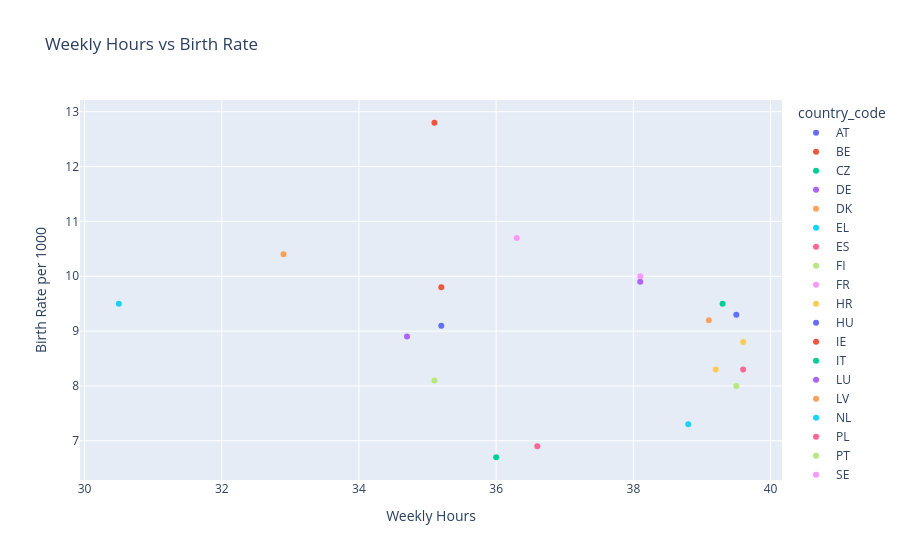
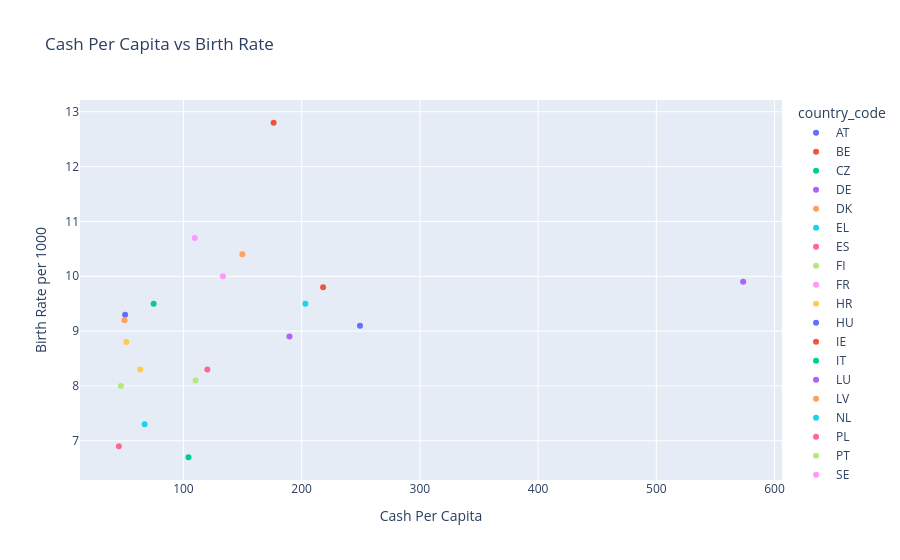
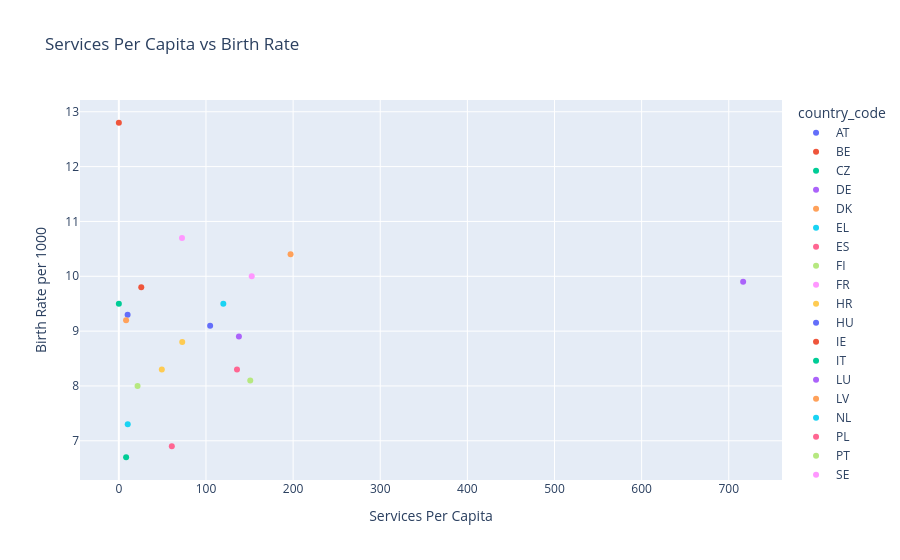

Notebook source saved alongside these figures, in order:
### Code cell
import pandas as pd
import plotly.express as px


df = pd.read_csv("final_cleaned.csv")


df = df.dropna(subset=[
    'weekly_hours', 'cash_per_capita', 'services_per_capita', 'birth_rate_per_thousand', 'year'
])

df['year'] = pd.to_numeric(df['year'], errors='coerce')

# group by country_code and year
df_grouped = df.groupby(['country_code', 'year'], as_index=False).mean(numeric_only=True)

# keep most recent year for country
df_latest = df_grouped.sort_values('year').groupby('country_code', as_index=False).last()

# Plot
features = [
    'weekly_hours', 'weekly_hours_squared', 'weekly_hours_cubed',
    'cash_per_capita', 'cash_per_capita_squared', 'cash_per_capita_cubed',
    'services_per_capita', 'services_per_capita_squared', 'services_per_capita_cubed'
]

for feature in features:
    if feature in df_latest.columns:
        fig = px.scatter(
            df_latest,
            x=feature,
            y='birth_rate_per_thousand',
            color='country_code',
            hover_name='country_code',
            trendline='ols',
            title=f"{feature.replace('_', ' ').title()} vs Birth Rate",
            labels={
                feature: feature.replace('_', ' ').title(),
                'birth_rate_per_thousand': 'Birth Rate per 1000'
            }
        )
        fig.show()

### Figure 1 — Plotly figure (JSON) as saved in the notebook; plotly's stock layout.template omitted (floating-point values rounded to 4 significant figures)
{"data": [{"hovertemplate": "<b>%{hovertext}</b><br><br>country_code=AT<br>Weekly Hours=%{x}<br>Birth Rate per 1000=%{y}<extra></extra>", "hovertext": ["AT"], "legendgroup": "AT", "marker": {"color": "#636efa", "symbol": "circle"}, "mode": "markers", "name": "AT", "orientation": "v", "showlegend": true, "type": "scatter", "x": [35.2], "xaxis": "x", "y": [9.1], "yaxis": "y"}, {"hovertemplate": "country_code=AT<extra></extra>", "legendgroup": "AT", "marker": {"color": "#636efa", "symbol": "circle"}, "mode": "lines", "name": "AT", "showlegend": false, "type": "scatter", "xaxis": "x", "yaxis": "y"}, {"hovertemplate": "<b>%{hovertext}</b><br><br>country_code=BE<br>Weekly Hours=%{x}<br>Birth Rate per 1000=%{y}<extra></extra>", "hovertext": ["BE"], "legendgroup": "BE", "marker": {"color": "#EF553B", "symbol": "circle"}, "mode": "markers", "name": "BE", "orientation": "v", "showlegend": true, "type": "scatter", "x": [35.2], "xaxis": "x", "y": [9.8], "yaxis": "y"}, {"hovertemplate": "country_code=BE<extra></extra>", "legendgroup": "BE", "marker": {"color": "#EF553B", "symbol": "circle"}, "mode": "lines", "name": "BE", "showlegend": false, "type": "scatter", "xaxis": "x", "yaxis": "y"}, {"hovertemplate": "<b>%{hovertext}</b><br><br>country_code=CZ<br>Weekly Hours=%{x}<br>Birth Rate per 1000=%{y}<extra></extra>", "hovertext": ["CZ"], "legendgroup": "CZ", "marker": {"color": "#00cc96", "symbol": "circle"}, "mode": "markers", "name": "CZ", "orientation": "v", "showlegend": true, "type": "scatter", "x": [39.3], "xaxis": "x", "y": [9.5], "yaxis": "y"}, {"hovertemplate": "country_code=CZ<extra></extra>", "legendgroup": "CZ", "marker": {"color": "#00cc96", "symbol": "circle"}, "mode": "lines", "name": "CZ", "showlegend": false, "type": "scatter", "xaxis": "x", "yaxis": "y"}, {"hovertemplate": "<b>%{hovertext}</b><br><br>country_code=DE<br>Weekly Hours=%{x}<br>Birth Rate per 1000=%{y}<extra></extra>", "hovertext": ["DE"], "legendgroup": "DE", "marker": {"color": "#ab63fa", "symbol": "circle"}, "mode": "markers", "name": "DE", "orientation": "v", "showlegend": true, "type": "scatter", "x": [34.7], "xaxis": "x", "y": [8.9], "yaxis": "y"}, {"hovertemplate": "country_code=DE<extra></extra>", "legendgroup": "DE", "marker": {"color": "#ab63fa", "symbol": "circle"}, "mode": "lines", "name": "DE", "showlegend": false, "type": "scatter", "xaxis": "x", "yaxis": "y"}, {"hovertemplate": "<b>%{hovertext}</b><br><br>country_code=DK<br>Weekly Hours=%{x}<br>Birth Rate per 1000=%{y}<extra></extra>", "hovertext": ["DK"], "legendgroup": "DK", "marker": {"color": "#FFA15A", "symbol": "circle"}, "mode": "markers", "name": "DK", "orientation": "v", "showlegend": true, "type": "scatter", "x": [32.9], "xaxis": "x", "y": [10.4], "yaxis": "y"}, {"hovertemplate": "country_code=DK<extra></extra>", "legendgroup": "DK", "marker": {"color": "#FFA15A", "symbol": "circle"}, "mode": "lines", "name": "DK", "showlegend": false, "type": "scatter", "xaxis": "x", "yaxis": "y"}, {"hovertemplate": "<b>%{hovertext}</b><br><br>country_code=EL<br>Weekly Hours=%{x}<br>Birth Rate per 1000=%{y}<extra></extra>", "hovertext": ["EL"], "legendgroup": "EL", "marker": {"color": "#19d3f3", "symbol": "circle"}, "mode": "markers", "name": "EL", "orientation": "v", "showlegend": true, "type": "scatter", "x": [38.8], "xaxis": "x", "y": [7.3], "yaxis": "y"}, {"hovertemplate": "country_code=EL<extra></extra>", "legendgroup": "EL", "marker": {"color": "#19d3f3", "symbol": "circle"}, "mode": "lines", "name": "EL", "showlegend": false, "type": "scatter", "xaxis": "x", "yaxis": "y"}, {"hovertemplate": "<b>%{hovertext}</b><br><br>country_code=ES<br>Weekly Hours=%{x}<br>Birth Rate per 1000=%{y}<extra></extra>", "hovertext": ["ES"], "legendgroup": "ES", "marker": {"color": "#FF6692", "symbol": "circle"}, "mode": "markers", "name": "ES", "orientation": "v", "showlegend": true, "type": "scatter", "x": [36.6], "xaxis": "x", "y": [6.9], "yaxis": "y"}, {"hovertemplate": "country_code=ES<extra></extra>", "legendgroup": "ES", "marker": {"color": "#FF6692", "symbol": "circle"}, "mode": "lines", "name": "ES", "showlegend": false, "type": "scatter", "xaxis": "x", "yaxis": "y"}, {"hovertemplate": "<b>%{hovertext}</b><br><br>country_code=FI<br>Weekly Hours=%{x}<br>Birth Rate per 1000=%{y}<extra></extra>", "hovertext": ["FI"], "legendgroup": "FI", "marker": {"color": "#B6E880", "symbol": "circle"}, "mode": "markers", "name": "FI", "orientation": "v", "showlegend": true, "type": "scatter", "x": [35.1], "xaxis": "x", "y": [8.1], "yaxis": "y"}, {"hovertemplate": "country_code=FI<extra></extra>", "legendgroup": "FI", "marker": {"color": "#B6E880", "symbol": "circle"}, "mode": "lines", "name": "FI", "showlegend": false, "type": "scatter", "xaxis": "x", "yaxis": "y"}, {"hovertemplate": "<b>%{hovertext}</b><br><br>country_code=FR<br>Weekly Hours=%{x}<br>Birth Rate per 1000=%{y}<extra></extra>", "hovertext": ["FR"], "legendgroup": "FR", "marker": {"color": "#FF97FF", "symbol": "circle"}, "mode": "markers", "name": "FR", "orientation": "v", "showlegend": true, "type": "scatter", "x": [36.3], "xaxis": "x", "y": [10.7], "yaxis": "y"}, {"hovertemplate": "country_code=FR<extra></extra>", "legendgroup": "FR", "marker": {"color": "#FF97FF", "symbol": "circle"}, "mode": "lines", "name": "FR", "showlegend": false, "type": "scatter", "xaxis": "x", "yaxis": "y"}, {"hovertemplate": "<b>%{hovertext}</b><br><br>country_code=HR<br>Weekly Hours=%{x}<br>Birth Rate per 1000=%{y}<extra></extra>", "hovertext": ["HR"], "legendgroup": "HR", "marker": {"color": "#FECB52", "symbol": "circle"}, "mode": "markers", "name": "HR", "orientation": "v", "showlegend": true, "type": "scatter", "x": [39.6], "xaxis": "x", "y": [8.8], "yaxis": "y"}, {"hovertemplate": "country_code=HR<extra></extra>", "legendgroup": "HR", "marker": {"color": "#FECB52", "symbol": "circle"}, "mode": "lines", "name": "HR", "showlegend": false, "type": "scatter", "xaxis": "x", "yaxis": "y"}, {"hovertemplate": "<b>%{hovertext}</b><br><br>country_code=HU<br>Weekly Hours=%{x}<br>Birth Rate per 1000=%{y}<extra></extra>", "hovertext": ["HU"], "legendgroup": "HU", "marker": {"color": "#636efa", "symbol": "circle"}, "mode": "markers", "name": "HU", "orientation": "v", "showlegend": true, "type": "scatter", "x": [39.5], "xaxis": "x", "y": [9.3], "yaxis": "y"}, {"hovertemplate": "country_code=HU<extra></extra>", "legendgroup": "HU", "marker": {"color": "#636efa", "symbol": "circle"}, "mode": "lines", "name": "HU", "showlegend": false, "type": "scatter", "xaxis": "x", "yaxis": "y"}, {"hovertemplate": "<b>%{hovertext}</b><br><br>country_code=IE<br>Weekly Hours=%{x}<br>Birth Rate per 1000=%{y}<extra></extra>", "hovertext": ["IE"], "legendgroup": "IE", "marker": {"color": "#EF553B", "symbol": "circle"}, "mode": "markers", "name": "IE", "orientation": "v", "showlegend": true, "type": "scatter", "x": [35.1], "xaxis": "x", "y": [12.8], "yaxis": "y"}, {"hovertemplate": "country_code=IE<extra></extra>", "legendgroup": "IE", "marker": {"color": "#EF553B", "symbol": "circle"}, "mode": "lines", "name": "IE", "showlegend": false, "type": "scatter", "xaxis": "x", "yaxis": "y"}, {"hovertemplate": "<b>%{hovertext}</b><br><br>country_code=IT<br>Weekly Hours=%{x}<br>Birth Rate per 1000=%{y}<extra></extra>", "hovertext": ["IT"], "legendgroup": "IT", "marker": {"color": "#00cc96", "symbol": "circle"}, "mode": "markers", "name": "IT", "orientation": "v", "showlegend": true, "type": "scatter", "x": [36], "xaxis": "x", "y": [6.7], "yaxis": "y"}, {"hovertemplate": "country_code=IT<extra></extra>", "legendgroup": "IT", "marker": {"color": "#00cc96", "symbol": "circle"}, "mode": "lines", "name": "IT", "showlegend": false, "type": "scatter", "xaxis": "x", "yaxis": "y"}, {"hovertemplate": "<b>%{hovertext}</b><br><br>country_code=LU<br>Weekly Hours=%{x}<br>Birth Rate per 1000=%{y}<extra></extra>", "hovertext": ["LU"], "legendgroup": "LU", "marker": {"color": "#ab63fa", "symbol": "circle"}, "mode": "markers", "name": "LU", "orientation": "v", "showlegend": true, "type": "scatter", "x": [38.1], "xaxis": "x", "y": [9.9], "yaxis": "y"}, {"hovertemplate": "country_code=LU<extra></extra>", "legendgroup": "LU", "marker": {"color": "#ab63fa", "symbol": "circle"}, "mode": "lines", "name": "LU", "showlegend": false, "type": "scatter", "xaxis": "x", "yaxis": "y"}, {"hovertemplate": "<b>%{hovertext}</b><br><br>country_code=LV<br>Weekly Hours=%{x}<br>Birth Rate per 1000=%{y}<extra></extra>", "hovertext": ["LV"], "legendgroup": "LV", "marker": {"color": "#FFA15A", "symbol": "circle"}, "mode": "markers", "name": "LV", "orientation": "v", "showlegend": true, "type": "scatter", "x": [39.1], "xaxis": "x", "y": [9.2], "yaxis": "y"}, {"hovertemplate": "country_code=LV<extra></extra>", "legendgroup": "LV", "marker": {"color": "#FFA15A", "symbol": "circle"}, "mode": "lines", "name": "LV", "showlegend": false, "type": "scatter", "xaxis": "x", "yaxis": "y"}, {"hovertemplate": "<b>%{hovertext}</b><br><br>country_code=NL<br>Weekly Hours=%{x}<br>Birth Rate per 1000=%{y}<extra></extra>", "hovertext": ["NL"], "legendgroup": "NL", "marker": {"color": "#19d3f3", "symbol": "circle"}, "mode": "markers", "name": "NL", "orientation": "v", "showlegend": true, "type": "scatter", "x": [30.5], "xaxis": "x", "y": [9.5], "yaxis": "y"}, {"hovertemplate": "country_code=NL<extra></extra>", "legendgroup": "NL", "marker": {"color": "#19d3f3", "symbol": "circle"}, "mode": "lines", "name": "NL", "showlegend": false, "type": "scatter", "xaxis": "x", "yaxis": "y"}, {"hovertemplate": "<b>%{hovertext}</b><br><br>country_code=PL<br>Weekly Hours=%{x}<br>Birth Rate per 1000=%{y}<extra></extra>", "hovertext": ["PL"], "legendgroup": "PL", "marker": {"color": "#FF6692", "symbol": "circle"}, "mode": "markers", "name": "PL", "orientation": "v", "showlegend": true, "type": "scatter", "x": [39.6], "xaxis": "x", "y": [8.3], "yaxis": "y"}, {"hovertemplate": "country_code=PL<extra></extra>", "legendgroup": "PL", "marker": {"color": "#FF6692", "symbol": "circle"}, "mode": "lines", "name": "PL", "showlegend": false, "type": "scatter", "xaxis": "x", "yaxis": "y"}, {"hovertemplate": "<b>%{hovertext}</b><br><br>country_code=PT<br>Weekly Hours=%{x}<br>Birth Rate per 1000=%{y}<extra></extra>", "hovertext": ["PT"], "legendgroup": "PT", "marker": {"color": "#B6E880", "symbol": "circle"}, "mode": "markers", "name": "PT", "orientation": "v", "showlegend": true, "type": "scatter", "x": [39.5], "xaxis": "x", "y": [8], "yaxis": "y"}, {"hovertemplate": "country_code=PT<extra></extra>", "legendgroup": "PT", "marker": {"color": "#B6E880", "symbol": "circle"}, "mode": "lines", "name": "PT", "showlegend": false, "type": "scatter", "xaxis": "x", "yaxis": "y"}, {"hovertemplate": "<b>%{hovertext}</b><br><br>country_code=SE<br>Weekly Hours=%{x}<br>Birth Rate per 1000=%{y}<extra></extra>", "hovertext": ["SE"], "legendgroup": "SE", "marker": {"color": "#FF97FF", "symbol": "circle"}, "mode": "markers", "name": "SE", "orientation": "v", "showlegend": true, "type": "scatter", "x": [38.1], "xaxis": "x", "y": [10], "yaxis": "y"}, {"hovertemplate": "country_code=SE<extra></extra>", "legendgroup": "SE", "marker": {"color": "#FF97FF", "symbol": "circle"}, "mode": "lines", "name": "SE", "showlegend": false, "type": "scatter", "xaxis": "x", "yaxis": "y"}, {"hovertemplate": "<b>%{hovertext}</b><br><br>country_code=SI<br>Weekly Hours=%{x}<br>Birth Rate per 1000=%{y}<extra></extra>", "hovertext": ["SI"], "legendgroup": "SI", "marker": {"color": "#FECB52", "symbol": "circle"}, "mode": "markers", "name": "SI", "orientation": "v", "showlegend": true, "type": "scatter", "x": [39.2], "xaxis": "x", "y": [8.3], "yaxis": "y"}, {"hovertemplate": "country_code=SI<extra></extra>", "legendgroup": "SI", "marker": {"color": "#FECB52", "symbol": "circle"}, "mode": "lines", "name": "SI", "showlegend": false, "type": "scatter", "xaxis": "x", "yaxis": "y"}], "layout": {"autosize": true, "legend": {"title": {"text": "country_code"}, "tracegroupgap": 0}, "title": {"text": "Weekly Hours vs Birth Rate"}, "xaxis": {"anchor": "y", "autorange": true, "domain": [0, 1], "range": [29.95, 40.15], "title": {"text": "Weekly Hours"}, "type": "linear"}, "yaxis": {"anchor": "x", "autorange": true, "domain": [0, 1], "range": [6.197, 13.3], "title": {"text": "Birth Rate per 1000"}, "type": "linear"}}}

### Figure 2 — Plotly figure (JSON) as saved in the notebook; plotly's stock layout.template omitted (floating-point values rounded to 4 significant figures)
{"data": [{"hovertemplate": "<b>%{hovertext}</b><br><br>country_code=AT<br>Cash Per Capita=%{x}<br>Birth Rate per 1000=%{y}<extra></extra>", "hovertext": ["AT"], "legendgroup": "AT", "marker": {"color": "#636efa", "symbol": "circle"}, "mode": "markers", "name": "AT", "orientation": "v", "showlegend": true, "type": "scatter", "x": [249.3], "xaxis": "x", "y": [9.1], "yaxis": "y"}, {"hovertemplate": "country_code=AT<extra></extra>", "legendgroup": "AT", "marker": {"color": "#636efa", "symbol": "circle"}, "mode": "lines", "name": "AT", "showlegend": false, "type": "scatter", "xaxis": "x", "yaxis": "y"}, {"hovertemplate": "<b>%{hovertext}</b><br><br>country_code=BE<br>Cash Per Capita=%{x}<br>Birth Rate per 1000=%{y}<extra></extra>", "hovertext": ["BE"], "legendgroup": "BE", "marker": {"color": "#EF553B", "symbol": "circle"}, "mode": "markers", "name": "BE", "orientation": "v", "showlegend": true, "type": "scatter", "x": [218.2], "xaxis": "x", "y": [9.8], "yaxis": "y"}, {"hovertemplate": "country_code=BE<extra></extra>", "legendgroup": "BE", "marker": {"color": "#EF553B", "symbol": "circle"}, "mode": "lines", "name": "BE", "showlegend": false, "type": "scatter", "xaxis": "x", "yaxis": "y"}, {"hovertemplate": "<b>%{hovertext}</b><br><br>country_code=CZ<br>Cash Per Capita=%{x}<br>Birth Rate per 1000=%{y}<extra></extra>", "hovertext": ["CZ"], "legendgroup": "CZ", "marker": {"color": "#00cc96", "symbol": "circle"}, "mode": "markers", "name": "CZ", "orientation": "v", "showlegend": true, "type": "scatter", "x": [74.79], "xaxis": "x", "y": [9.5], "yaxis": "y"}, {"hovertemplate": "country_code=CZ<extra></extra>", "legendgroup": "CZ", "marker": {"color": "#00cc96", "symbol": "circle"}, "mode": "lines", "name": "CZ", "showlegend": false, "type": "scatter", "xaxis": "x", "yaxis": "y"}, {"hovertemplate": "<b>%{hovertext}</b><br><br>country_code=DE<br>Cash Per Capita=%{x}<br>Birth Rate per 1000=%{y}<extra></extra>", "hovertext": ["DE"], "legendgroup": "DE", "marker": {"color": "#ab63fa", "symbol": "circle"}, "mode": "markers", "name": "DE", "orientation": "v", "showlegend": true, "type": "scatter", "x": [189.7], "xaxis": "x", "y": [8.9], "yaxis": "y"}, {"hovertemplate": "country_code=DE<extra></extra>", "legendgroup": "DE", "marker": {"color": "#ab63fa", "symbol": "circle"}, "mode": "lines", "name": "DE", "showlegend": false, "type": "scatter", "xaxis": "x", "yaxis": "y"}, {"hovertemplate": "<b>%{hovertext}</b><br><br>country_code=DK<br>Cash Per Capita=%{x}<br>Birth Rate per 1000=%{y}<extra></extra>", "hovertext": ["DK"], "legendgroup": "DK", "marker": {"color": "#FFA15A", "symbol": "circle"}, "mode": "markers", "name": "DK", "orientation": "v", "showlegend": true, "type": "scatter", "x": [149.8], "xaxis": "x", "y": [10.4], "yaxis": "y"}, {"hovertemplate": "country_code=DK<extra></extra>", "legendgroup": "DK", "marker": {"color": "#FFA15A", "symbol": "circle"}, "mode": "lines", "name": "DK", "showlegend": false, "type": "scatter", "xaxis": "x", "yaxis": "y"}, {"hovertemplate": "<b>%{hovertext}</b><br><br>country_code=EL<br>Cash Per Capita=%{x}<br>Birth Rate per 1000=%{y}<extra></extra>", "hovertext": ["EL"], "legendgroup": "EL", "marker": {"color": "#19d3f3", "symbol": "circle"}, "mode": "markers", "name": "EL", "orientation": "v", "showlegend": true, "type": "scatter", "x": [67.16], "xaxis": "x", "y": [7.3], "yaxis": "y"}, {"hovertemplate": "country_code=EL<extra></extra>", "legendgroup": "EL", "marker": {"color": "#19d3f3", "symbol": "circle"}, "mode": "lines", "name": "EL", "showlegend": false, "type": "scatter", "xaxis": "x", "yaxis": "y"}, {"hovertemplate": "<b>%{hovertext}</b><br><br>country_code=ES<br>Cash Per Capita=%{x}<br>Birth Rate per 1000=%{y}<extra></extra>", "hovertext": ["ES"], "legendgroup": "ES", "marker": {"color": "#FF6692", "symbol": "circle"}, "mode": "markers", "name": "ES", "orientation": "v", "showlegend": true, "type": "scatter", "x": [45.37], "xaxis": "x", "y": [6.9], "yaxis": "y"}, {"hovertemplate": "country_code=ES<extra></extra>", "legendgroup": "ES", "marker": {"color": "#FF6692", "symbol": "circle"}, "mode": "lines", "name": "ES", "showlegend": false, "type": "scatter", "xaxis": "x", "yaxis": "y"}, {"hovertemplate": "<b>%{hovertext}</b><br><br>country_code=FI<br>Cash Per Capita=%{x}<br>Birth Rate per 1000=%{y}<extra></extra>", "hovertext": ["FI"], "legendgroup": "FI", "marker": {"color": "#B6E880", "symbol": "circle"}, "mode": "markers", "name": "FI", "orientation": "v", "showlegend": true, "type": "scatter", "x": [110.3], "xaxis": "x", "y": [8.1], "yaxis": "y"}, {"hovertemplate": "country_code=FI<extra></extra>", "legendgroup": "FI", "marker": {"color": "#B6E880", "symbol": "circle"}, "mode": "lines", "name": "FI", "showlegend": false, "type": "scatter", "xaxis": "x", "yaxis": "y"}, {"hovertemplate": "<b>%{hovertext}</b><br><br>country_code=FR<br>Cash Per Capita=%{x}<br>Birth Rate per 1000=%{y}<extra></extra>", "hovertext": ["FR"], "legendgroup": "FR", "marker": {"color": "#FF97FF", "symbol": "circle"}, "mode": "markers", "name": "FR", "orientation": "v", "showlegend": true, "type": "scatter", "x": [109.6], "xaxis": "x", "y": [10.7], "yaxis": "y"}, {"hovertemplate": "country_code=FR<extra></extra>", "legendgroup": "FR", "marker": {"color": "#FF97FF", "symbol": "circle"}, "mode": "lines", "name": "FR", "showlegend": false, "type": "scatter", "xaxis": "x", "yaxis": "y"}, {"hovertemplate": "<b>%{hovertext}</b><br><br>country_code=HR<br>Cash Per Capita=%{x}<br>Birth Rate per 1000=%{y}<extra></extra>", "hovertext": ["HR"], "legendgroup": "HR", "marker": {"color": "#FECB52", "symbol": "circle"}, "mode": "markers", "name": "HR", "orientation": "v", "showlegend": true, "type": "scatter", "x": [51.73], "xaxis": "x", "y": [8.8], "yaxis": "y"}, {"hovertemplate": "country_code=HR<extra></extra>", "legendgroup": "HR", "marker": {"color": "#FECB52", "symbol": "circle"}, "mode": "lines", "name": "HR", "showlegend": false, "type": "scatter", "xaxis": "x", "yaxis": "y"}, {"hovertemplate": "<b>%{hovertext}</b><br><br>country_code=HU<br>Cash Per Capita=%{x}<br>Birth Rate per 1000=%{y}<extra></extra>", "hovertext": ["HU"], "legendgroup": "HU", "marker": {"color": "#636efa", "symbol": "circle"}, "mode": "markers", "name": "HU", "orientation": "v", "showlegend": true, "type": "scatter", "x": [50.67], "xaxis": "x", "y": [9.3], "yaxis": "y"}, {"hovertemplate": "country_code=HU<extra></extra>", "legendgroup": "HU", "marker": {"color": "#636efa", "symbol": "circle"}, "mode": "lines", "name": "HU", "showlegend": false, "type": "scatter", "xaxis": "x", "yaxis": "y"}, {"hovertemplate": "<b>%{hovertext}</b><br><br>country_code=IE<br>Cash Per Capita=%{x}<br>Birth Rate per 1000=%{y}<extra></extra>", "hovertext": ["IE"], "legendgroup": "IE", "marker": {"color": "#EF553B", "symbol": "circle"}, "mode": "markers", "name": "IE", "orientation": "v", "showlegend": true, "type": "scatter", "x": [176.3], "xaxis": "x", "y": [12.8], "yaxis": "y"}, {"hovertemplate": "country_code=IE<extra></extra>", "legendgroup": "IE", "marker": {"color": "#EF553B", "symbol": "circle"}, "mode": "lines", "name": "IE", "showlegend": false, "type": "scatter", "xaxis": "x", "yaxis": "y"}, {"hovertemplate": "<b>%{hovertext}</b><br><br>country_code=IT<br>Cash Per Capita=%{x}<br>Birth Rate per 1000=%{y}<extra></extra>", "hovertext": ["IT"], "legendgroup": "IT", "marker": {"color": "#00cc96", "symbol": "circle"}, "mode": "markers", "name": "IT", "orientation": "v", "showlegend": true, "type": "scatter", "x": [104.3], "xaxis": "x", "y": [6.7], "yaxis": "y"}, {"hovertemplate": "country_code=IT<extra></extra>", "legendgroup": "IT", "marker": {"color": "#00cc96", "symbol": "circle"}, "mode": "lines", "name": "IT", "showlegend": false, "type": "scatter", "xaxis": "x", "yaxis": "y"}, {"hovertemplate": "<b>%{hovertext}</b><br><br>country_code=LU<br>Cash Per Capita=%{x}<br>Birth Rate per 1000=%{y}<extra></extra>", "hovertext": ["LU"], "legendgroup": "LU", "marker": {"color": "#ab63fa", "symbol": "circle"}, "mode": "markers", "name": "LU", "orientation": "v", "showlegend": true, "type": "scatter", "x": [573.4], "xaxis": "x", "y": [9.9], "yaxis": "y"}, {"hovertemplate": "country_code=LU<extra></extra>", "legendgroup": "LU", "marker": {"color": "#ab63fa", "symbol": "circle"}, "mode": "lines", "name": "LU", "showlegend": false, "type": "scatter", "xaxis": "x", "yaxis": "y"}, {"hovertemplate": "<b>%{hovertext}</b><br><br>country_code=LV<br>Cash Per Capita=%{x}<br>Birth Rate per 1000=%{y}<extra></extra>", "hovertext": ["LV"], "legendgroup": "LV", "marker": {"color": "#FFA15A", "symbol": "circle"}, "mode": "markers", "name": "LV", "orientation": "v", "showlegend": true, "type": "scatter", "x": [50.15], "xaxis": "x", "y": [9.2], "yaxis": "y"}, {"hovertemplate": "country_code=LV<extra></extra>", "legendgroup": "LV", "marker": {"color": "#FFA15A", "symbol": "circle"}, "mode": "lines", "name": "LV", "showlegend": false, "type": "scatter", "xaxis": "x", "yaxis": "y"}, {"hovertemplate": "<b>%{hovertext}</b><br><br>country_code=NL<br>Cash Per Capita=%{x}<br>Birth Rate per 1000=%{y}<extra></extra>", "hovertext": ["NL"], "legendgroup": "NL", "marker": {"color": "#19d3f3", "symbol": "circle"}, "mode": "markers", "name": "NL", "orientation": "v", "showlegend": true, "type": "scatter", "x": [203.2], "xaxis": "x", "y": [9.5], "yaxis": "y"}, {"hovertemplate": "country_code=NL<extra></extra>", "legendgroup": "NL", "marker": {"color": "#19d3f3", "symbol": "circle"}, "mode": "lines", "name": "NL", "showlegend": false, "type": "scatter", "xaxis": "x", "yaxis": "y"}, {"hovertemplate": "<b>%{hovertext}</b><br><br>country_code=PL<br>Cash Per Capita=%{x}<br>Birth Rate per 1000=%{y}<extra></extra>", "hovertext": ["PL"], "legendgroup": "PL", "marker": {"color": "#FF6692", "symbol": "circle"}, "mode": "markers", "name": "PL", "orientation": "v", "showlegend": true, "type": "scatter", "x": [120.2], "xaxis": "x", "y": [8.3], "yaxis": "y"}, {"hovertemplate": "country_code=PL<extra></extra>", "legendgroup": "PL", "marker": {"color": "#FF6692", "symbol": "circle"}, "mode": "lines", "name": "PL", "showlegend": false, "type": "scatter", "xaxis": "x", "yaxis": "y"}, {"hovertemplate": "<b>%{hovertext}</b><br><br>country_code=PT<br>Cash Per Capita=%{x}<br>Birth Rate per 1000=%{y}<extra></extra>", "hovertext": ["PT"], "legendgroup": "PT", "marker": {"color": "#B6E880", "symbol": "circle"}, "mode": "markers", "name": "PT", "orientation": "v", "showlegend": true, "type": "scatter", "x": [47.14], "xaxis": "x", "y": [8], "yaxis": "y"}, {"hovertemplate": "country_code=PT<extra></extra>", "legendgroup": "PT", "marker": {"color": "#B6E880", "symbol": "circle"}, "mode": "lines", "name": "PT", "showlegend": false, "type": "scatter", "xaxis": "x", "yaxis": "y"}, {"hovertemplate": "<b>%{hovertext}</b><br><br>country_code=SE<br>Cash Per Capita=%{x}<br>Birth Rate per 1000=%{y}<extra></extra>", "hovertext": ["SE"], "legendgroup": "SE", "marker": {"color": "#FF97FF", "symbol": "circle"}, "mode": "markers", "name": "SE", "orientation": "v", "showlegend": true, "type": "scatter", "x": [133.4], "xaxis": "x", "y": [10], "yaxis": "y"}, {"hovertemplate": "country_code=SE<extra></extra>", "legendgroup": "SE", "marker": {"color": "#FF97FF", "symbol": "circle"}, "mode": "lines", "name": "SE", "showlegend": false, "type": "scatter", "xaxis": "x", "yaxis": "y"}, {"hovertemplate": "<b>%{hovertext}</b><br><br>country_code=SI<br>Cash Per Capita=%{x}<br>Birth Rate per 1000=%{y}<extra></extra>", "hovertext": ["SI"], "legendgroup": "SI", "marker": {"color": "#FECB52", "symbol": "circle"}, "mode": "markers", "name": "SI", "orientation": "v", "showlegend": true, "type": "scatter", "x": [63.37], "xaxis": "x", "y": [8.3], "yaxis": "y"}, {"hovertemplate": "country_code=SI<extra></extra>", "legendgroup": "SI", "marker": {"color": "#FECB52", "symbol": "circle"}, "mode": "lines", "name": "SI", "showlegend": false, "type": "scatter", "xaxis": "x", "yaxis": "y"}], "layout": {"autosize": true, "legend": {"title": {"text": "country_code"}, "tracegroupgap": 0}, "title": {"text": "Cash Per Capita vs Birth Rate"}, "xaxis": {"anchor": "y", "autorange": true, "domain": [0, 1], "range": [13.3, 605.5], "title": {"text": "Cash Per Capita"}, "type": "linear"}, "yaxis": {"anchor": "x", "autorange": true, "domain": [0, 1], "range": [6.197, 13.3], "title": {"text": "Birth Rate per 1000"}, "type": "linear"}}}

### Figure 3 — Plotly figure (JSON) as saved in the notebook; plotly's stock layout.template omitted (floating-point values rounded to 4 significant figures)
{"data": [{"hovertemplate": "<b>%{hovertext}</b><br><br>country_code=AT<br>Services Per Capita=%{x}<br>Birth Rate per 1000=%{y}<extra></extra>", "hovertext": ["AT"], "legendgroup": "AT", "marker": {"color": "#636efa", "symbol": "circle"}, "mode": "markers", "name": "AT", "orientation": "v", "showlegend": true, "type": "scatter", "x": [104.8], "xaxis": "x", "y": [9.1], "yaxis": "y"}, {"hovertemplate": "country_code=AT<extra></extra>", "legendgroup": "AT", "marker": {"color": "#636efa", "symbol": "circle"}, "mode": "lines", "name": "AT", "showlegend": false, "type": "scatter", "xaxis": "x", "yaxis": "y"}, {"hovertemplate": "<b>%{hovertext}</b><br><br>country_code=BE<br>Services Per Capita=%{x}<br>Birth Rate per 1000=%{y}<extra></extra>", "hovertext": ["BE"], "legendgroup": "BE", "marker": {"color": "#EF553B", "symbol": "circle"}, "mode": "markers", "name": "BE", "orientation": "v", "showlegend": true, "type": "scatter", "x": [25.72], "xaxis": "x", "y": [9.8], "yaxis": "y"}, {"hovertemplate": "country_code=BE<extra></extra>", "legendgroup": "BE", "marker": {"color": "#EF553B", "symbol": "circle"}, "mode": "lines", "name": "BE", "showlegend": false, "type": "scatter", "xaxis": "x", "yaxis": "y"}, {"hovertemplate": "<b>%{hovertext}</b><br><br>country_code=CZ<br>Services Per Capita=%{x}<br>Birth Rate per 1000=%{y}<extra></extra>", "hovertext": ["CZ"], "legendgroup": "CZ", "marker": {"color": "#00cc96", "symbol": "circle"}, "mode": "markers", "name": "CZ", "orientation": "v", "showlegend": true, "type": "scatter", "x": [0], "xaxis": "x", "y": [9.5], "yaxis": "y"}, {"hovertemplate": "country_code=CZ<extra></extra>", "legendgroup": "CZ", "marker": {"color": "#00cc96", "symbol": "circle"}, "mode": "lines", "name": "CZ", "showlegend": false, "type": "scatter", "xaxis": "x", "yaxis": "y"}, {"hovertemplate": "<b>%{hovertext}</b><br><br>country_code=DE<br>Services Per Capita=%{x}<br>Birth Rate per 1000=%{y}<extra></extra>", "hovertext": ["DE"], "legendgroup": "DE", "marker": {"color": "#ab63fa", "symbol": "circle"}, "mode": "markers", "name": "DE", "orientation": "v", "showlegend": true, "type": "scatter", "x": [137.8], "xaxis": "x", "y": [8.9], "yaxis": "y"}, {"hovertemplate": "country_code=DE<extra></extra>", "legendgroup": "DE", "marker": {"color": "#ab63fa", "symbol": "circle"}, "mode": "lines", "name": "DE", "showlegend": false, "type": "scatter", "xaxis": "x", "yaxis": "y"}, {"hovertemplate": "<b>%{hovertext}</b><br><br>country_code=DK<br>Services Per Capita=%{x}<br>Birth Rate per 1000=%{y}<extra></extra>", "hovertext": ["DK"], "legendgroup": "DK", "marker": {"color": "#FFA15A", "symbol": "circle"}, "mode": "markers", "name": "DK", "orientation": "v", "showlegend": true, "type": "scatter", "x": [197.1], "xaxis": "x", "y": [10.4], "yaxis": "y"}, {"hovertemplate": "country_code=DK<extra></extra>", "legendgroup": "DK", "marker": {"color": "#FFA15A", "symbol": "circle"}, "mode": "lines", "name": "DK", "showlegend": false, "type": "scatter", "xaxis": "x", "yaxis": "y"}, {"hovertemplate": "<b>%{hovertext}</b><br><br>country_code=EL<br>Services Per Capita=%{x}<br>Birth Rate per 1000=%{y}<extra></extra>", "hovertext": ["EL"], "legendgroup": "EL", "marker": {"color": "#19d3f3", "symbol": "circle"}, "mode": "markers", "name": "EL", "orientation": "v", "showlegend": true, "type": "scatter", "x": [10.18], "xaxis": "x", "y": [7.3], "yaxis": "y"}, {"hovertemplate": "country_code=EL<extra></extra>", "legendgroup": "EL", "marker": {"color": "#19d3f3", "symbol": "circle"}, "mode": "lines", "name": "EL", "showlegend": false, "type": "scatter", "xaxis": "x", "yaxis": "y"}, {"hovertemplate": "<b>%{hovertext}</b><br><br>country_code=ES<br>Services Per Capita=%{x}<br>Birth Rate per 1000=%{y}<extra></extra>", "hovertext": ["ES"], "legendgroup": "ES", "marker": {"color": "#FF6692", "symbol": "circle"}, "mode": "markers", "name": "ES", "orientation": "v", "showlegend": true, "type": "scatter", "x": [60.8], "xaxis": "x", "y": [6.9], "yaxis": "y"}, {"hovertemplate": "country_code=ES<extra></extra>", "legendgroup": "ES", "marker": {"color": "#FF6692", "symbol": "circle"}, "mode": "lines", "name": "ES", "showlegend": false, "type": "scatter", "xaxis": "x", "yaxis": "y"}, {"hovertemplate": "<b>%{hovertext}</b><br><br>country_code=FI<br>Services Per Capita=%{x}<br>Birth Rate per 1000=%{y}<extra></extra>", "hovertext": ["FI"], "legendgroup": "FI", "marker": {"color": "#B6E880", "symbol": "circle"}, "mode": "markers", "name": "FI", "orientation": "v", "showlegend": true, "type": "scatter", "x": [150.8], "xaxis": "x", "y": [8.1], "yaxis": "y"}, {"hovertemplate": "country_code=FI<extra></extra>", "legendgroup": "FI", "marker": {"color": "#B6E880", "symbol": "circle"}, "mode": "lines", "name": "FI", "showlegend": false, "type": "scatter", "xaxis": "x", "yaxis": "y"}, {"hovertemplate": "<b>%{hovertext}</b><br><br>country_code=FR<br>Services Per Capita=%{x}<br>Birth Rate per 1000=%{y}<extra></extra>", "hovertext": ["FR"], "legendgroup": "FR", "marker": {"color": "#FF97FF", "symbol": "circle"}, "mode": "markers", "name": "FR", "orientation": "v", "showlegend": true, "type": "scatter", "x": [72.47], "xaxis": "x", "y": [10.7], "yaxis": "y"}, {"hovertemplate": "country_code=FR<extra></extra>", "legendgroup": "FR", "marker": {"color": "#FF97FF", "symbol": "circle"}, "mode": "lines", "name": "FR", "showlegend": false, "type": "scatter", "xaxis": "x", "yaxis": "y"}, {"hovertemplate": "<b>%{hovertext}</b><br><br>country_code=HR<br>Services Per Capita=%{x}<br>Birth Rate per 1000=%{y}<extra></extra>", "hovertext": ["HR"], "legendgroup": "HR", "marker": {"color": "#FECB52", "symbol": "circle"}, "mode": "markers", "name": "HR", "orientation": "v", "showlegend": true, "type": "scatter", "x": [72.75], "xaxis": "x", "y": [8.8], "yaxis": "y"}, {"hovertemplate": "country_code=HR<extra></extra>", "legendgroup": "HR", "marker": {"color": "#FECB52", "symbol": "circle"}, "mode": "lines", "name": "HR", "showlegend": false, "type": "scatter", "xaxis": "x", "yaxis": "y"}, {"hovertemplate": "<b>%{hovertext}</b><br><br>country_code=HU<br>Services Per Capita=%{x}<br>Birth Rate per 1000=%{y}<extra></extra>", "hovertext": ["HU"], "legendgroup": "HU", "marker": {"color": "#636efa", "symbol": "circle"}, "mode": "markers", "name": "HU", "orientation": "v", "showlegend": true, "type": "scatter", "x": [10.06], "xaxis": "x", "y": [9.3], "yaxis": "y"}, {"hovertemplate": "country_code=HU<extra></extra>", "legendgroup": "HU", "marker": {"color": "#636efa", "symbol": "circle"}, "mode": "lines", "name": "HU", "showlegend": false, "type": "scatter", "xaxis": "x", "yaxis": "y"}, {"hovertemplate": "<b>%{hovertext}</b><br><br>country_code=IE<br>Services Per Capita=%{x}<br>Birth Rate per 1000=%{y}<extra></extra>", "hovertext": ["IE"], "legendgroup": "IE", "marker": {"color": "#EF553B", "symbol": "circle"}, "mode": "markers", "name": "IE", "orientation": "v", "showlegend": true, "type": "scatter", "x": [0], "xaxis": "x", "y": [12.8], "yaxis": "y"}, {"hovertemplate": "country_code=IE<extra></extra>", "legendgroup": "IE", "marker": {"color": "#EF553B", "symbol": "circle"}, "mode": "lines", "name": "IE", "showlegend": false, "type": "scatter", "xaxis": "x", "yaxis": "y"}, {"hovertemplate": "<b>%{hovertext}</b><br><br>country_code=IT<br>Services Per Capita=%{x}<br>Birth Rate per 1000=%{y}<extra></extra>", "hovertext": ["IT"], "legendgroup": "IT", "marker": {"color": "#00cc96", "symbol": "circle"}, "mode": "markers", "name": "IT", "orientation": "v", "showlegend": true, "type": "scatter", "x": [8.342], "xaxis": "x", "y": [6.7], "yaxis": "y"}, {"hovertemplate": "country_code=IT<extra></extra>", "legendgroup": "IT", "marker": {"color": "#00cc96", "symbol": "circle"}, "mode": "lines", "name": "IT", "showlegend": false, "type": "scatter", "xaxis": "x", "yaxis": "y"}, {"hovertemplate": "<b>%{hovertext}</b><br><br>country_code=LU<br>Services Per Capita=%{x}<br>Birth Rate per 1000=%{y}<extra></extra>", "hovertext": ["LU"], "legendgroup": "LU", "marker": {"color": "#ab63fa", "symbol": "circle"}, "mode": "markers", "name": "LU", "orientation": "v", "showlegend": true, "type": "scatter", "x": [716.5], "xaxis": "x", "y": [9.9], "yaxis": "y"}, {"hovertemplate": "country_code=LU<extra></extra>", "legendgroup": "LU", "marker": {"color": "#ab63fa", "symbol": "circle"}, "mode": "lines", "name": "LU", "showlegend": false, "type": "scatter", "xaxis": "x", "yaxis": "y"}, {"hovertemplate": "<b>%{hovertext}</b><br><br>country_code=LV<br>Services Per Capita=%{x}<br>Birth Rate per 1000=%{y}<extra></extra>", "hovertext": ["LV"], "legendgroup": "LV", "marker": {"color": "#FFA15A", "symbol": "circle"}, "mode": "markers", "name": "LV", "orientation": "v", "showlegend": true, "type": "scatter", "x": [8.313], "xaxis": "x", "y": [9.2], "yaxis": "y"}, {"hovertemplate": "country_code=LV<extra></extra>", "legendgroup": "LV", "marker": {"color": "#FFA15A", "symbol": "circle"}, "mode": "lines", "name": "LV", "showlegend": false, "type": "scatter", "xaxis": "x", "yaxis": "y"}, {"hovertemplate": "<b>%{hovertext}</b><br><br>country_code=NL<br>Services Per Capita=%{x}<br>Birth Rate per 1000=%{y}<extra></extra>", "hovertext": ["NL"], "legendgroup": "NL", "marker": {"color": "#19d3f3", "symbol": "circle"}, "mode": "markers", "name": "NL", "orientation": "v", "showlegend": true, "type": "scatter", "x": [119.9], "xaxis": "x", "y": [9.5], "yaxis": "y"}, {"hovertemplate": "country_code=NL<extra></extra>", "legendgroup": "NL", "marker": {"color": "#19d3f3", "symbol": "circle"}, "mode": "lines", "name": "NL", "showlegend": false, "type": "scatter", "xaxis": "x", "yaxis": "y"}, {"hovertemplate": "<b>%{hovertext}</b><br><br>country_code=PL<br>Services Per Capita=%{x}<br>Birth Rate per 1000=%{y}<extra></extra>", "hovertext": ["PL"], "legendgroup": "PL", "marker": {"color": "#FF6692", "symbol": "circle"}, "mode": "markers", "name": "PL", "orientation": "v", "showlegend": true, "type": "scatter", "x": [135.6], "xaxis": "x", "y": [8.3], "yaxis": "y"}, {"hovertemplate": "country_code=PL<extra></extra>", "legendgroup": "PL", "marker": {"color": "#FF6692", "symbol": "circle"}, "mode": "lines", "name": "PL", "showlegend": false, "type": "scatter", "xaxis": "x", "yaxis": "y"}, {"hovertemplate": "<b>%{hovertext}</b><br><br>country_code=PT<br>Services Per Capita=%{x}<br>Birth Rate per 1000=%{y}<extra></extra>", "hovertext": ["PT"], "legendgroup": "PT", "marker": {"color": "#B6E880", "symbol": "circle"}, "mode": "markers", "name": "PT", "orientation": "v", "showlegend": true, "type": "scatter", "x": [21.47], "xaxis": "x", "y": [8], "yaxis": "y"}, {"hovertemplate": "country_code=PT<extra></extra>", "legendgroup": "PT", "marker": {"color": "#B6E880", "symbol": "circle"}, "mode": "lines", "name": "PT", "showlegend": false, "type": "scatter", "xaxis": "x", "yaxis": "y"}, {"hovertemplate": "<b>%{hovertext}</b><br><br>country_code=SE<br>Services Per Capita=%{x}<br>Birth Rate per 1000=%{y}<extra></extra>", "hovertext": ["SE"], "legendgroup": "SE", "marker": {"color": "#FF97FF", "symbol": "circle"}, "mode": "markers", "name": "SE", "orientation": "v", "showlegend": true, "type": "scatter", "x": [152.5], "xaxis": "x", "y": [10], "yaxis": "y"}, {"hovertemplate": "country_code=SE<extra></extra>", "legendgroup": "SE", "marker": {"color": "#FF97FF", "symbol": "circle"}, "mode": "lines", "name": "SE", "showlegend": false, "type": "scatter", "xaxis": "x", "yaxis": "y"}, {"hovertemplate": "<b>%{hovertext}</b><br><br>country_code=SI<br>Services Per Capita=%{x}<br>Birth Rate per 1000=%{y}<extra></extra>", "hovertext": ["SI"], "legendgroup": "SI", "marker": {"color": "#FECB52", "symbol": "circle"}, "mode": "markers", "name": "SI", "orientation": "v", "showlegend": true, "type": "scatter", "x": [49.33], "xaxis": "x", "y": [8.3], "yaxis": "y"}, {"hovertemplate": "country_code=SI<extra></extra>", "legendgroup": "SI", "marker": {"color": "#FECB52", "symbol": "circle"}, "mode": "lines", "name": "SI", "showlegend": false, "type": "scatter", "xaxis": "x", "yaxis": "y"}], "layout": {"autosize": true, "legend": {"title": {"text": "country_code"}, "tracegroupgap": 0}, "title": {"text": "Services Per Capita vs Birth Rate"}, "xaxis": {"anchor": "y", "autorange": true, "domain": [0, 1], "range": [-43.52, 760.0], "title": {"text": "Services Per Capita"}, "type": "linear"}, "yaxis": {"anchor": "x", "autorange": true, "domain": [0, 1], "range": [6.197, 13.3], "title": {"text": "Birth Rate per 1000"}, "type": "linear"}}}
